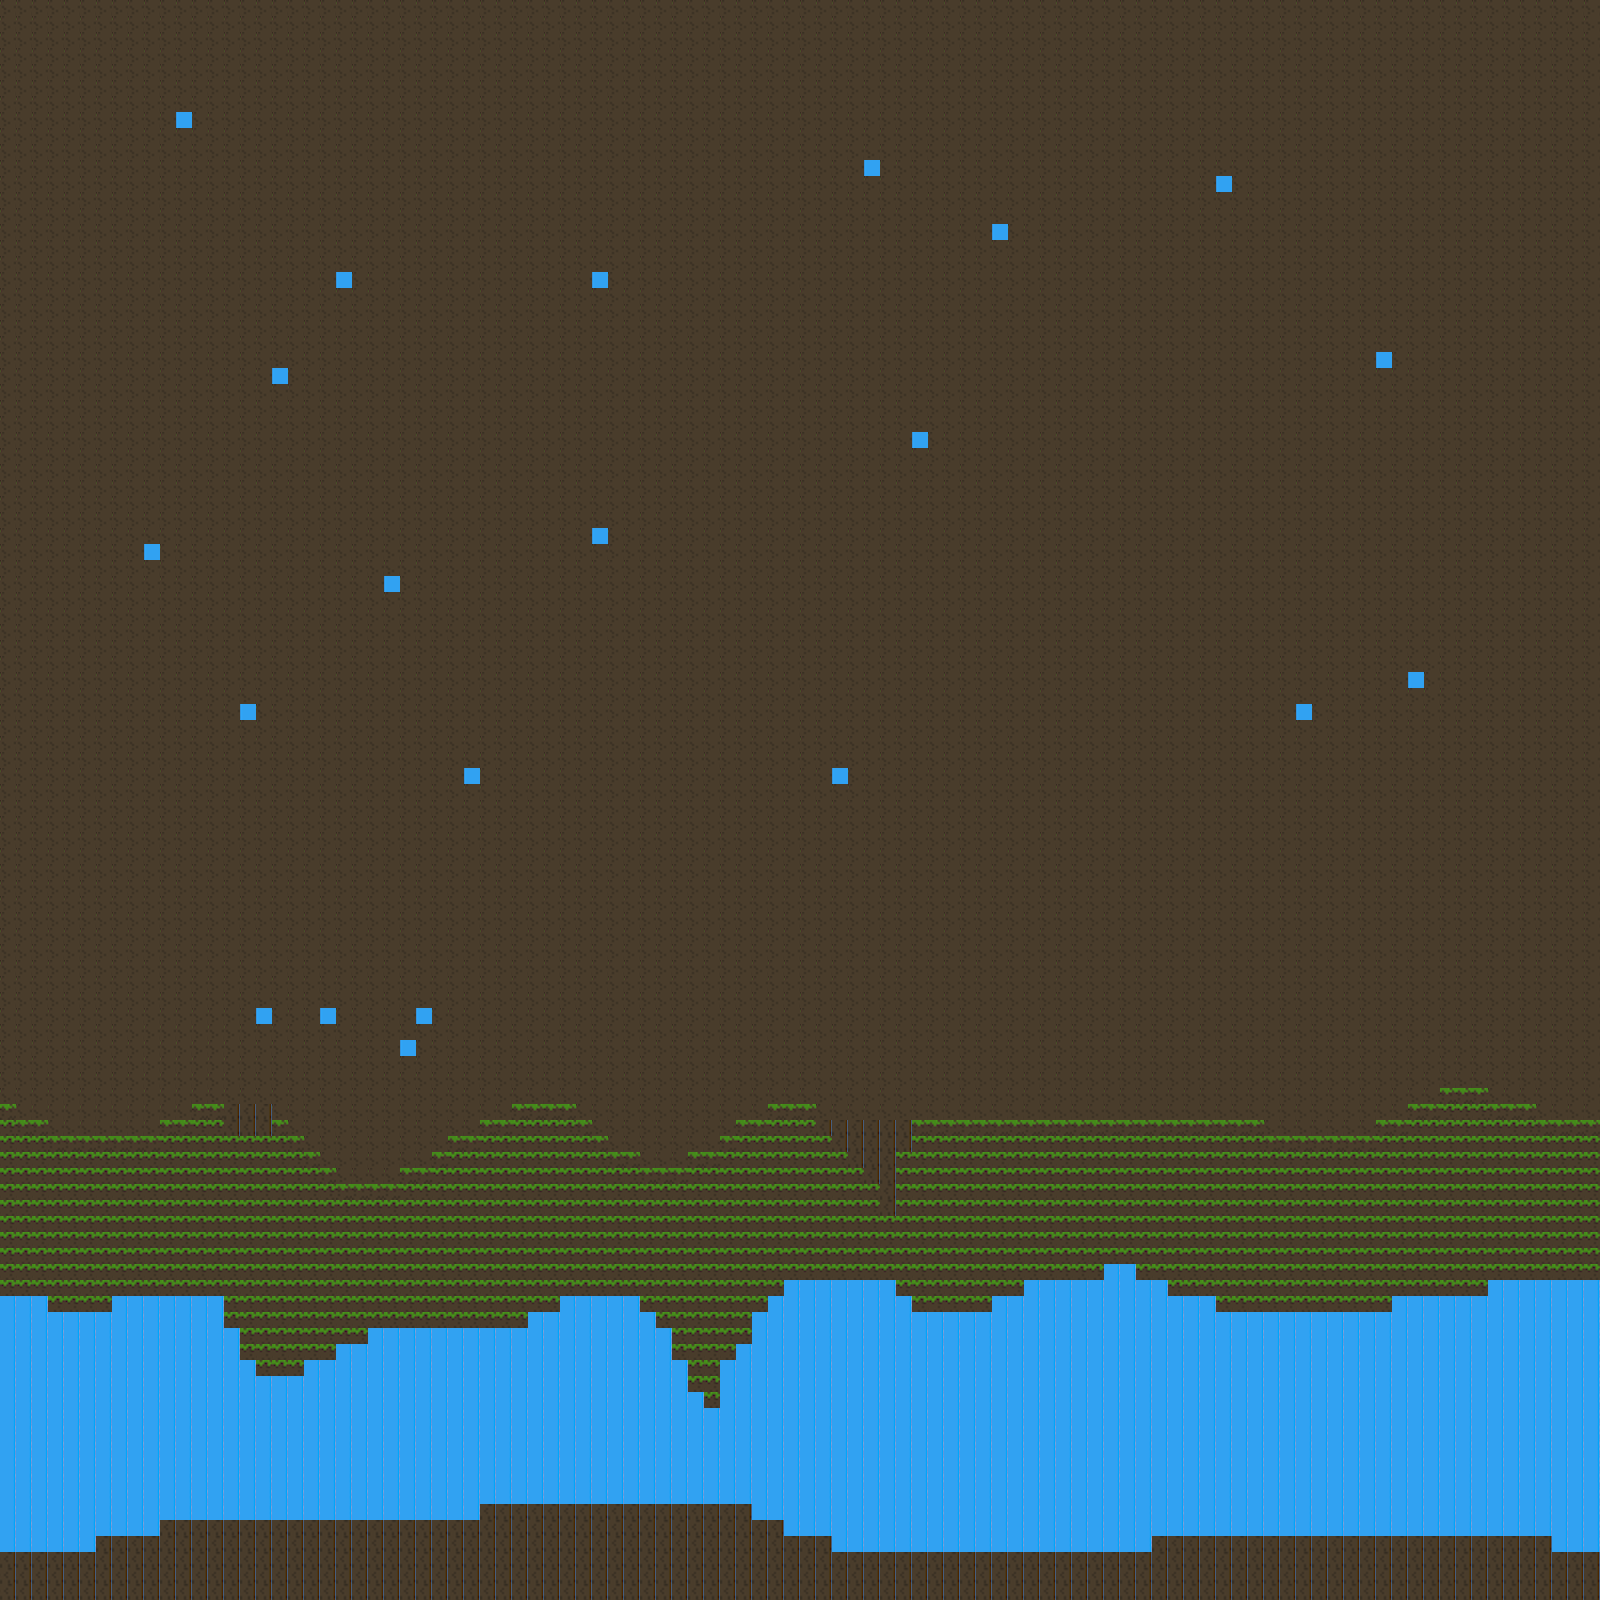

A 2D game scene composited from a Tiled map and its tileset images. What follows is a short description and the map's XML, with each tile layer's data collapsed to a summary:
An orthogonal 100x100 tile map with 16x16 px tiles, 2 tile layers (Tile Layer 1, Tile Layer 2).

<map version="1.0" orientation="orthogonal" renderorder="right-down" width="100" height="100" tilewidth="16" tileheight="16" nextobjectid="1">
 <tileset firstgid="1" name="Tiles" tilewidth="16" tileheight="16" tilecount="6" columns="6">
  <image source="tiles.png" width="96" height="16" />
 </tileset>
 <layer name="Tile Layer 1" width="100" height="100">
  <data>[10000 cells, 10000 non-empty, 1 distinct tile ids]</data>
 </layer>
 <layer name="Tile Layer 2" width="100" height="100">
  <data>[10000 cells, 3028 non-empty, 6 distinct tile ids]</data>
 </layer>
</map>